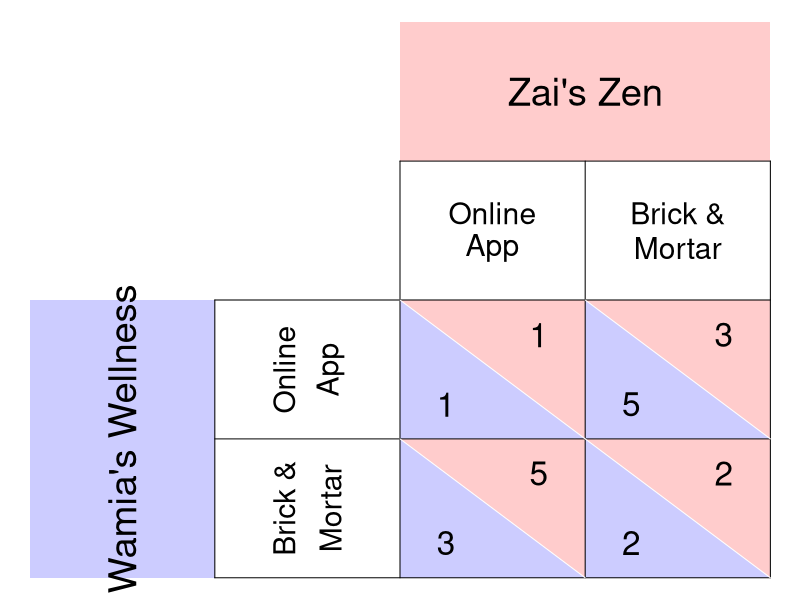

Source code (R):
require(ggplot2)
require(shape)
pdf(file = "society/matrix_wamia_zai.pdf", width = 9, height = 7)

par(mar =  c(0, 0, 0, 0))
xlims <- c(0, 8)
ylims <- c(0, 8)

#TextSizes
PlayerSize <- 2.3
StratSize <- 1.8
PayoffSize <- 2
p1fadelevel <- 0.2
p2fadelevel <- 0.2

#Payoffs are listed as c("NW", "SW", "NE", "SE")

#Considerations for Player 1
P1Name <- c("Wamia's Wellness")
P1Strat <- c("Online", "Brick &")
P1Strat2 <- c("App", "Mortar")
P1Payoffs <- c("1", "3", "5", "2")
P1BR1 <- c("SW") #Must be NW or SW - the BR prints accordingly. 
P1BR2 <- c("SE") #Must be NE or SE - the BR prints accordingly. 
P1bestsize <- 2.5 #Adjusts size of point indicating best response of P1
#NW = (5, 3); SW = (5,1); NE = (7, 3); SE = (7, 1)

#Considerations for Player 2
P2Name <- c("Zai's Zen")
P2Strat <- c("Online", "Brick &")
P2Strat2 <- c("App", "Mortar")
P2Payoffs <- c("1", "5", "3", "2")
P2BR1 <- c("NE") #Must be NW or SW - the BR prints accordingly. 
P2BR2 <- c("SE") #Must be NE or SE - the BR prints accordingly. 
P2bestsize <- 4 #Adjusts size of circle indicating best response of P1

plot(0, 0, xlim = xlims, ylim = ylims, type = "n",
     xlab = expression(""),
     ylab = expression(""),
     xaxt = "n", 
     yaxt = "n", 
     cex.lab = 2, 
     bty = "n")



#Color and label for Player 1 and their strategies
polygon(c(0,0,2,2,0), c(0,4,4,0,0), col=rgb(0, 0, 1, p1fadelevel), density=NULL, border = NA)
text(1, 2, P1Name[1], srt = 90, cex = PlayerSize)

text(2.75, 3, P1Strat[1], cex = StratSize, srt = 90)
text(3.25, 3, P1Strat2[1], cex = StratSize, srt = 90)
text(2.75, 1, P1Strat[2], cex = StratSize, srt = 90)
text(3.25, 1, P1Strat2[2], cex = StratSize, srt = 90)


#Color and label for Player 2
polygon(c(4,4,8,8,4), c(8,6,6,8,8), col=rgb(1, 0, 0, p2fadelevel), density=NULL, border = NA)
text(6, 7, P2Name[1], cex = PlayerSize)

text(5, 5.25, P2Strat[1], cex = StratSize)
text(5, 4.75, P2Strat2[1], cex = StratSize)
text(7, 5.25, P2Strat[2], cex = StratSize)
text(7, 4.75, P2Strat2[2], cex = StratSize)

#NorthWest cell 
#P1
polygon(c(4,4,6,4), c(4,2,2,4), col=rgb(0, 0, 1, p1fadelevel), density=NULL, border = NA)
#P2
polygon(c(4,6,6,4), c(4,4,2,4), col=rgb(1, 0, 0, p2fadelevel), density=NULL, border = NA)

#P1
text(4.5, 2.5, P1Payoffs[1], cex = PayoffSize)
#P2
text(5.5, 3.5, P2Payoffs[1], cex = PayoffSize)

#SouthWest cell  
#P1
polygon(c(4,4,6,4), c(2,0,0,2), col=rgb(0, 0, 1, p1fadelevel), density=NULL, border = NA)
#P2
polygon(c(4,6,6,4), c(2,2,0,2), col=rgb(1, 0, 0, p2fadelevel), density=NULL, border = NA)

#P1
text(4.5, 0.5, P1Payoffs[2], cex = PayoffSize)
#P2
text(5.5, 1.5, P2Payoffs[2], cex = PayoffSize)


#NorthEast cell 
#P1
polygon(c(6,6,8,6), c(4,2,2,4), col=rgb(0, 0, 1, p1fadelevel), density=NULL, border = NA)
#P2
polygon(c(6,8,8,6), c(4,4,2,4), col=rgb(1, 0, 0, p2fadelevel), density=NULL, border = NA)
#P1
text(6.5, 2.5, P1Payoffs[3], cex = PayoffSize)
#P2
text(7.5, 3.5, P2Payoffs[3], cex = PayoffSize)

#SouthEast cell 
#P1
polygon(c(6,6,8,6), c(2,0,0,2), col=rgb(0, 0, 1, p1fadelevel), density=NULL, border = NA)
#P2
polygon(c(6,8,8,6), c(2,2,0,2), col=rgb(1, 0, 0, p2fadelevel), density=NULL, border = NA)
#P1
text(6.5, 0.5, P1Payoffs[4], cex = PayoffSize)
#P2
text(7.5, 1.5, P2Payoffs[4], cex = PayoffSize)


#Lines for the Table
segments(8, 0, 8, 6, lty = 1, col = "black")
segments(4, 6, 8, 6, lty = 1, col = "black")
segments(2, 0, 2, 4, lty = 1, col = "black")
segments(2, 0, 8, 0, lty = 1, col = "black")
segments(2, 4, 8, 4, lty = 1, col = "black")
segments(4, 0, 4, 6, lty = 1, col = "black")
segments(2, 2, 8, 2, lty = 1, col = "black")
segments(6, 0, 6, 6, lty = 1, col = "black")

#Diagonals
#NW
segments(4, 4, 6, 2, lty = 1, col = "white")
#NE
segments(6, 4, 8, 2, lty = 1, col = "white")
#SW
segments(4, 2, 6, 0, lty = 1, col = "white")
#Se
segments(6, 2, 8, 0, lty = 1, col = "white")

# 
# #Best responses 
# #P1 
# if (P1BR1[1] == "NW"){
#   points(5, 3, pch = 16, col = "black", cex = P1bestsize)
# } else{points(5, 1, pch = 16, col = "black", cex = P1bestsize)
# }
# 
# if (P1BR2[1] == "NE"){
#   points(7, 3, pch = 16, col = "black", cex = P1bestsize)
# } else{points(7, 1, pch = 16, col = "black", cex = P1bestsize)
# }
# 
# 
# #P2
# if (P2BR1[1] == "NW"){
#   points(5, 3, pch = 1, col = "black", cex = P2bestsize)
# } else{points(7, 3, pch = 1, col = "black", cex = P2bestsize)
# }
# 
# if (P2BR2[1] == "SW"){
#   points(5, 1, pch = 1, col = "black", cex = P2bestsize)
# } else{points(7, 1, pch = 1, col = "black", cex = P2bestsize)
# }

dev.off()
